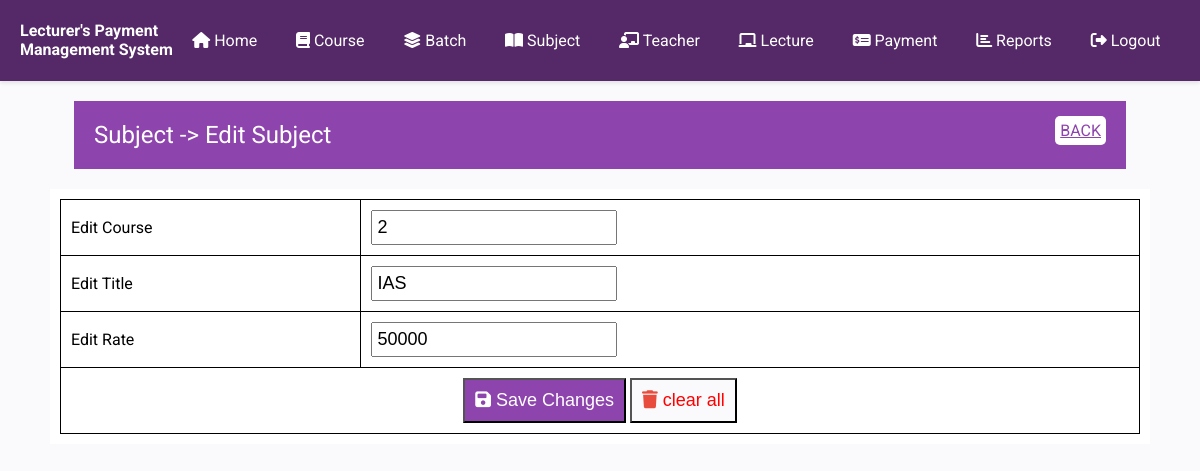
The app's page /Project/edit_subject.php?subjectid=2 (signed in) with its own data.
### tables this page shows
CREATE TABLE IF NOT EXISTS `subject` (
  `id` int(11) NOT NULL AUTO_INCREMENT,
  `courseid` int(11) NOT NULL,
  `title` text NOT NULL,
  `rate` int(11) NOT NULL,
  `isdeleted` int(11) NOT NULL DEFAULT '0',
  PRIMARY KEY (`id`)
);

### Project/edit_subject.php (the view, shortened to what this page needs)
<?php
require_once('inc/connection.php');
require_once('inc/header-part.php');
?>
</head>
<body>
    <?php require_once('inc/menu.php');
        extract($_REQUEST);
        $sql="SELECT * FROM `subject` WHERE id=?";
        $cmd=$db->prepare($sql);
        $cmd->bindParam(1,$subjectid);
        $cmd->execute();
        $subject=$cmd->fetch();
        extract($subject);
    ?>
    <div class="heading">
        <div>
            <span>Subject -> Edit Subject</span>
            <span><a href="subject.php">BACK</a></span>
        </div>
    </div>
    <div class="container white-form">
        <form action="Submit/update_subject.php" method="post">
            <table id="input-table">
                <tr>
                <td>Edit Course</td>
                    <td>
                        <input type="text" name="courseid" id="courseid" class="input-box" required value="<?= $courseid ?>"/>
                    </td>
                </tr>
                <tr>
                    <td>Edit Title</td>
                    <td>
                        <input type="text" name="title" id="title" class="input-box" required value="<?= $title ?>"/>
                    </td>
                </tr>
                <tr>
                    <td>Edit Rate</td>
                    <td>
                        <input type="number" name="rate" id="rate" class="input-box" required value="<?= $rate ?>"/>
                    </td>
                </tr>
                <tr>
                    <td colspan="2" align="center">
                        <button type="submit" class="save">
                            <i class="fa fa-save"></i> Save Changes
                        </button>
                        <button type="reset" class="clear">
                            <i class="fa fa-trash"></i> clear all
                        </button>
                    </td>
                </tr>
            </table>
        </form>
    </div>
</body>
<?php
require_once('inc/footer.php');
?>

### Project/style.css (style rules this page uses)
body { font-family: 'Roboto', sans-serif; background-color: #fafafc; margin: 0; padding: 0; }
.container { width: 100%; max-width: 1200px; margin: 0 auto; }
.white-form { background-color: white; width: 90%; padding: 10px; }
#input-table { width: 100%; border-collapse: collapse; }
#input-table>tbody>tr>td { border: 1px solid black !important; padding: 10px; }
.input-box { padding: 5px; font-size: large; }
.save { background-color: #8e44ad; color: white; padding: 10px; font-size: large; }
.clear { background-color:#fafafc; color: red; padding: 10px; font-size: large; }
.fa-trash { color: #e74c3c; }
.heading { width: 86%; margin: auto; background-color: #8e44ad; color: white; margin-bottom: 20px; margin-top: 20px; padding: 10px; }
.heading>div { display: flex; justify-content: space-between; }
.heading>div>span>a { background-color: white; padding: 5px; border-radius: 5px; color: #8e44ad; }
.heading>* { padding: 10px; }
.heading>div>span:first-child { font-size: 1.5rem; }

### records on screen
subject: courseid "2", title "IAS", rate "50000"
